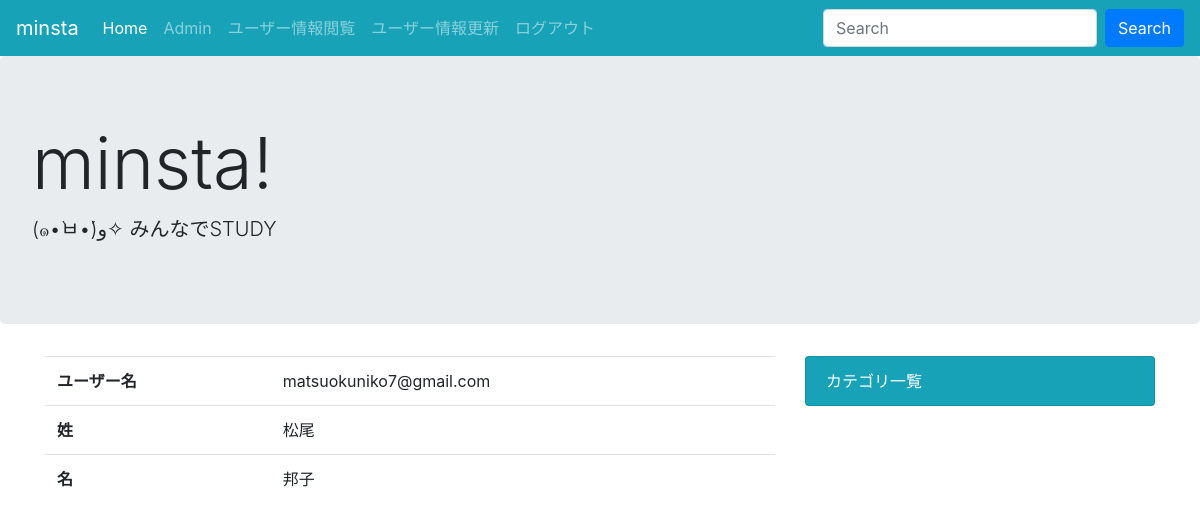
The app's page /user_detail/1/ (signed in), older data.
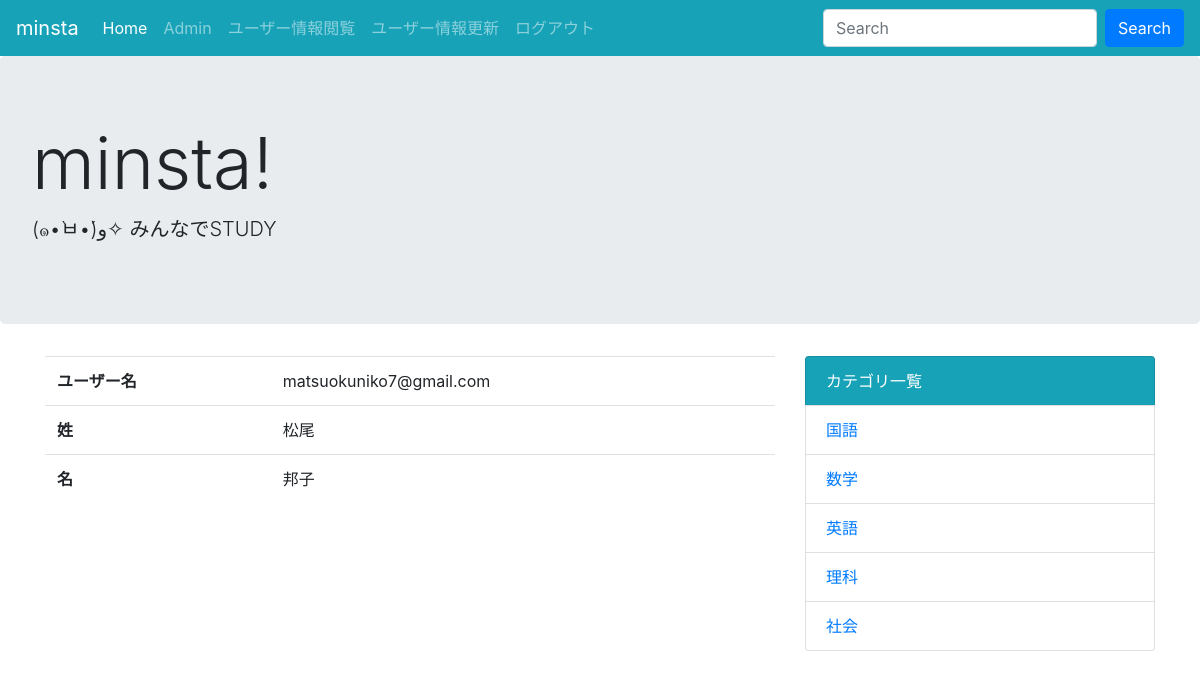
The same page, newer data.
### register/models.py (models this page shows, shortened)
class User(AbstractBaseUser, PermissionsMixin):
    email = models.EmailField(_('email address'), unique=True)
    first_name = models.CharField(_('first name'), max_length=30, blank=True)
    last_name = models.CharField(_('last name'), max_length=150, blank=True)
    is_staff = models.BooleanField(
        _('staff status'),
        default=False,
        help_text=_(
            'Designates whether the user can log into this admin site.'),
    )
    is_active = models.BooleanField(
        _('active'),
        default=True,
        help_text=_(
            'Designates whether this user should be treated as active. '
            'Unselect this instead of deleting accounts.'
        ),
    )
    date_joined = models.DateTimeField(_('date joined'), default=timezone.now)
    objects = CustomUserManager()
    EMAIL_FIELD = 'email'
    USERNAME_FIELD = 'email'
    REQUIRED_FIELDS = []
    class Meta:
        verbose_name = _('user')
        verbose_name_plural = _('users')

### study/models.py (models this page shows)
class Category(models.Model):
    name = models.CharField('カテゴリ名', max_length=255)
    created_at = models.DateTimeField('作成日', default=timezone.now)
    def __str__(self):
        return self.name

### register/views.py (the view)
# urls.py: path('user_detail/<int:pk>/', views.UserDetail.as_view(), name='user_detail'),
class UserDetail(OnlyYouMixin, generic.DetailView):
    model = User
    template_name = 'register/user_detail.html'

### register/views.py (called while the page is built)
    def test_func(self):
        user = self.request.user
        return user.pk == self.kwargs['pk'] or user.is_superuser

### study/context_processors.py (called while the page is built)
def common(request: object) -> object:
    context = {
        'category_list': Category.objects.all(),
    }
    return context

### register/templates/register/user_detail.html
{% extends "register/base.html" %}
{% block content %}
<table class="table">
  <tbody>
    <tr>
      <th>ユーザー名</th>
      <td>{{ user.email }}</td>
    </tr>
    <tr>
      <th>姓</th>
      <td>{{ user.last_name }}</td>
    </tr>
    <tr>
      <th>名</th>
      <td>{{ user.first_name }}</td>
    </tr>
  </tbody>
</table>
{% endblock %}

### register/templates/register/base.html (shortened to what this page needs)
<!doctype html>
<html lang="ja">
<head>
  <link rel="stylesheet" href="https://maxcdn.bootstrapcdn.com/bootstrap/4.0.0-beta.2/css/bootstrap.min.css"
>
</head>
<body>
  <nav class="navbar navbar-expand-lg navbar-dark bg-info">
    <a class="navbar-brand" href="{% url 'register:top' %}">minsta</a>
    <div class="collapse navbar-collapse" id="navbarSupportedContent">
      <ul class="navbar-nav mr-auto">
        <li class="nav-item active">
          <a class="nav-link" href="{% url 'study:index' %}">Home</a>
        </li>
        {% if user.is_superuser %}
        <li class="nav-item">
          <a class="nav-link" href="{% url 'admin:index' %}">Admin</a>
        </li>
        {% endif %}
        {% if user.is_authenticated %}
        <li>
          <a class="nav-item nav-link" href="{% url 'register:user_detail' user.pk %}">ユーザー情報閲覧</a>
        </li>
        <li>
          <a class="nav-item nav-link" href="{% url 'register:user_update' user.pk %}">ユーザー情報更新</a>
        </li>
        <li>
          <a class="nav-item nav-link" href="{% url 'register:logout' %}">ログアウト</a>
        </li>
        {% else %}
        <li class="nav-item">
          <a class="nav-item nav-link" href="{% url 'register:login' %}">
            ログイン
          </a>
        </li>
        {% endif %}
      </ul>
      <form class="form-inline my-2 my-lg-0" method="GET" action="{% url 'study:index' %}">
        <input class="form-control mr-sm-2" type="text" placeholder="Search" aria-label="Search" name="keyword">
        <button class="btn btn-primary" type="submit">Search</button>
      </form>
    </div>
  </nav>
  <div class="jumbotron">
    <h1 class="display-3">minsta!</h1>
    <p class="lead">(๑•̀ㅂ•́)و✧ みんなでSTUDY</p>
  </div>
  <div class="container">
    <div class="row">
      <div class="col-md-8">
        {% block content %}
        {% endblock %}
      </div>
      <div class="col-md-4">
        <ul class="list-group">
          <li class="list-group-item bg-info text-white">カテゴリ一覧</li>
          {% for category in category_list %}
          <li class="list-group-item"><a href="{% url 'study:category' category.pk %}">{{ category }}</a></li>
          {% endfor %}
        </ul>
      </div>
    </div>
  </div>
</body>
</html>

Row changes from the older to the newer data that the page shows:
added Category: name "国語"
added Category: name "数学"
added Category: name "英語"
added Category: name "理科"
added Category: name "社会"
